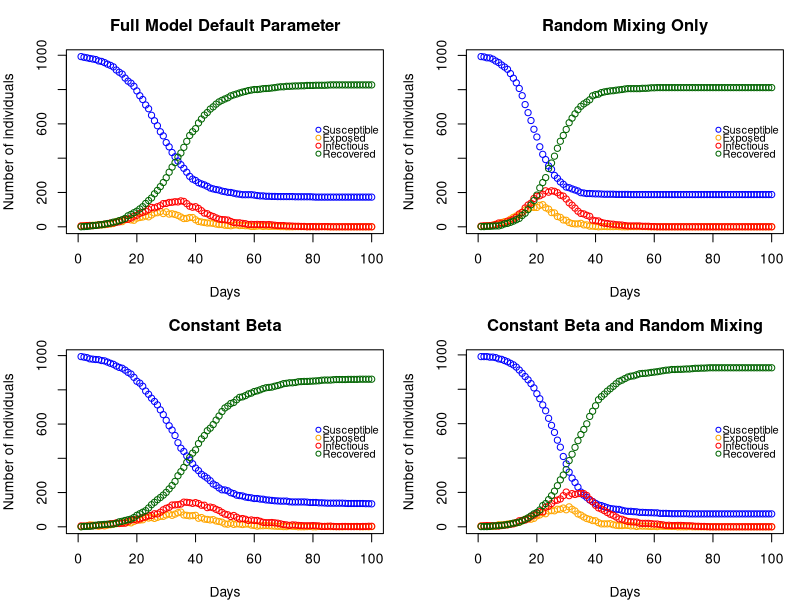

Reproduce this figure in R.
# PROJECT 2 - EXTENDED STATISTICAL PROGRAMMING =================================

# Group 12 
# Aseel Alghamdi : S2901228
# Fenanda Dwitha Kurniasari : S2744048
# Nurmawiya : S2822251

# Aseel : create n people and its household, contact network, cross-check 
#         the entire code & revise comments
# Fenanda : create plot function, compare the model, cross-check the entire code
#           and revise comments
# Nurmawiya : create nseir function, cross-check code, cross-check the entire 
#             code and revise comments

# SEIR (Susceptible, Exposed, Infections, Recovered) Model Simulation
# Goals : create a model and how its use to investigate the role of household
#         and network structure on epidemic dynamics.


# 1) Create n people assigned to corresponding household where maximum size is 5
  n <- 1000 #population size
  hmax <- 5 #maximum household size
  #creating n vector of which the number refers to household
  #-and the occurrences refers to size of corresponding household
  set.seed(3)
  h <- rep(1:n, times = sample(1:hmax, n, replace=TRUE))[1:n]

# 2) Contact network
get.net <- function (beta, nc=15, h) {
  # Function to create links (daily contacts) for each person
  # nc: average number of contacts per person
  # beta: sociability parameter, higher means more likely to form links
  
  # output: list of connected networks from each person
  n <- length(beta)
  beta_bar <- mean(beta) #mean sociability parameter
  links <- vector("list", n) #set null vector for links of each person
  
  for (i in 1:(n-1)) { #loop over person i from 1 to n-1
    for (j in (i+1):n) { #loop over person j from i+1 to n to avoid duplicates
      if (h[i] != h[j]) { #only connect if they are not in the same household
        #prob that i and j have contact (daily link)
        p_link <- nc * beta[i] * beta[j] / (beta_bar^2 * (n - 1))
        
        #If daily link of i and j person > random value U(0,1),
        #then create a link between i and j
        if (runif(1) < p_link) {
          links[[i]] <- c(links[[i]], j) #Store j into list who connects with i
          links[[j]] <- c(links[[j]], i) #Store i in j's list of contacts 
        }
      }
    }
  }
  return(links) #return the list of daily contacts for each person
} ## get.net

# 3) nseir function
nseir <- function(beta, h, alink, alpha=c(.1, .01, .01),
                  delta=.2, gamma=.4, nc=15, nt=100, pinf=.005){
  # SEIR stochastic simulation model
  # beta: sociability parameter of each person
  # h: household list
  # alink: list of regular contacts of each person returned by get.net
  # alpha[1]: daily prob i infecting j if in same household (alpha h)
  # alpha[2]: daily prob i infecting j if in regular contact (alpha c)
  # alpha[3]: daily prob i infecting j through random mixing (alpha r)
  # delta: daily prob I -> R
  # gamma: daily prob E -> I
  # nc: average number of daily contacts for each person
  # nt: number of days to simulate
  # pinf: proportion of the initial population to randomly start in the I state
  
  # output : nt x 5 matrix contains the number of people across states (S,E,I,R) 
  #          in each days (from 1st day to nt(100th) day). It depicts the 
  #          dynamic change in the number of people in each states based on 
  #          their daily network (from same household and daily contact) and 
  #          random mixing (Irrespective of household or regular network 
  #          relations)
  
  n <- length(beta) #population size
  state <- rep("S", n) #initialize susceptible
  state[sample(1:n, pinf * n)] <- "I" #randomly choose initial in the I state
  
  res <- matrix(0, nrow = nt, ncol = 4) #set up storage for pop in each state
  colnames(res) <- c("S", "E", "I", "R") #naming the column
  
  beta_bar <- mean(beta) #mean sociability parameter
  
  for (t in 1:nt) { #simulate over nt days
    newE <- rep(FALSE, n) #to record who becomes exposed
    #using random deviates: runif(n)
    newI <- (state == "E") & (runif(n) < gamma) #E -> I with prob gamma
    newR <- (state == "I") & (runif(n) < delta) #I -> R with prob delta
    
    #Loop over each infectious person to spread infection
    for (i in which(state == "I")) {
      # household infections: infect susceptible in same household
      hh_members <- which(h == h[i] & state == "S")
      newE[hh_members] <- newE[hh_members]|(runif(length(hh_members))< alpha[1])
      
      # network infections: infect regular contacts from alink
      contacts <- alink[[i]]
      contacts <- contacts[state[contacts] == "S"]
      newE[contacts] <- newE[contacts] | (runif(length(contacts)) < alpha[2])
      
      # random mixing: infect random susceptible
      targets <- which(state == "S")
      #S -> E
      p_random <- alpha[3]*nc*beta[i]*beta[targets]/(beta_bar^2 * (n - 1))
      newE[targets] <- newE[targets] | (runif(length(targets)) < p_random)
    }
    
    #update states based on new infections
    state[newE & state == "S"] <- "E"
    state[newI] <- "I"
    state[newR] <- "R"
    
    #record daily counts of each state
    res[t, ] <- table(factor(state, levels = c("S", "E", "I", "R")))
  }
  
  #returns a list of elements S, E, I, R
  return(data.frame(t = 1:nt, res))
} ## nseir

# 4) Function Plot
dyn.plot <- function(res, title = "SEIR Dynamics") {
  # Function to create dynamics plot of the simulated population in each states
  
  # x-axis : days to simulate (from 1 to 100)
  # y-axis : number of individuals per states
  #          explanation of y-axis
  #          ---------------------|
  #          at the initial day, number of susceptible individual is the largest
  #          total individuals in all states S+E+I+R = 1000
  #          these numbers would dynamically change day by day in each states
  #          depend on the defined models
  
  # input : nseir model from function nseir 
  # output : Dynamic Plot days vs number of individuals per states

  # Plot the states in S(susceptible)
  # Create the base plot
  plot(res$t, res$S, type = "p", ##plot day vs number of susceptible 
       ylim = c(0, max(res$S)), xlim = c(0, max(res$t)), ## set maximum range
       xlab = "Days", ylab = "Number of individuals", ##labelling the plot
       col = "blue", pch = 1, main = title) ##color and type of points in plot
  
  # Add points for each states
  points(res$t, res$E, col = "orange", pch = 1) ##add states 
  points(res$t, res$I, col = "red", pch = 1)
  points(res$t, res$R, col = "darkgreen", pch = 1)
  
  # Add legend
  legend(
    "right",        
    legend = c("Susceptible", "Exposed", "Infectious", "Recovered"),
    col = c("blue", "orange", "red", "darkgreen"),
    pch = 1, bty = "n", ##type of points and no box legend 
    cex = 0.8,       ## smaller text
    pt.cex = 0.8,    ## smaller symbols
    y.intersp = 0.6, ## spacing horizontal
    x.intersp = 0.4  ## spacing between symbol and text 
  )
} ## dyn.plot


# 5) Comparing Model
  # Setting up beta vector and alink pairs
  # beta is vector of n values (n = 1000) ~ U(0,1)
  # alink contains list of network made per each person 
  set.seed(345) ## to ensure we get same vector values of beta for all model
  beta <- runif(n); alink <- get.net(beta, nc = 15, h = h)

  # Scenario 1: Full model with default parameters
  res1 <- nseir(beta, h, alink)

  # Scenario 2: Random mixing - Setting alpha[1] = alpha[2] = 0 and 
  #             alpha[3] = 0.04
  res2 <- nseir(beta, h, alink, alpha = c(0, 0, 0.04))

  # Scenario 3: Full model with constant beta (beta vector = average beta)
  res3 <- nseir(rep(mean(beta), n), h, alink)

  # Scenario 4: Constant beta + random mixing
  res4 <- nseir(rep(mean(beta), n), h, alink, alpha = c(0, 0, 0.04))

  # Plot all scenarios 
  par(mfrow = c(2, 2), mar = c(4, 4, 3, 1)) 
  dyn.plot(res1, "Full Model Default Parameter")
  dyn.plot(res2, "Random Mixing Only")
  dyn.plot(res3, "Constant Beta")
  dyn.plot(res4, "Constant Beta and Random Mixing")
  